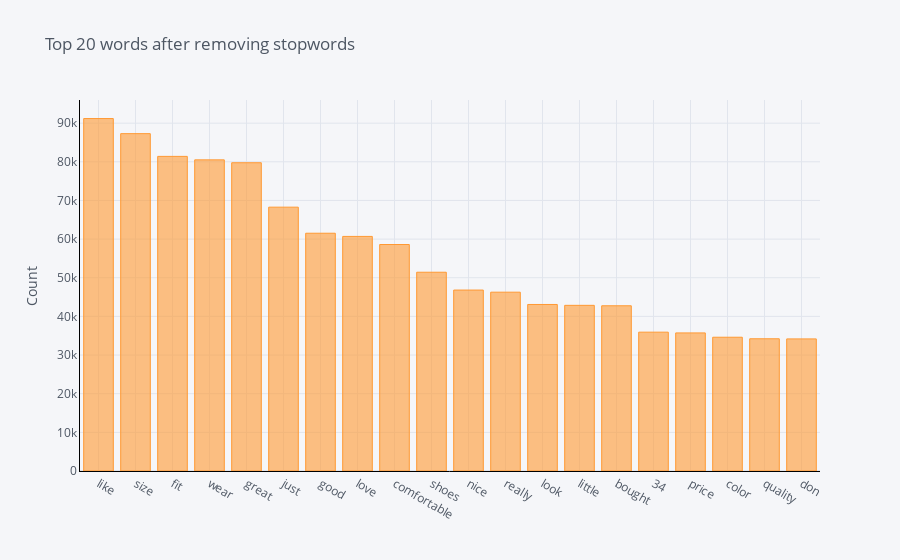

The code cell stored with this chart in its notebook:
### Code cell
# plot most frequent words after removing stopwords
plot_ngram_histogram_word_frequency(reviews_data['reviewText'], title="Top 20 words after removing stopwords", remove_stopwords=True,
                             n=20)

### Figure 1 — Plotly figure (JSON) as saved in the notebook; plotly's stock layout.template omitted (floating-point values rounded to 4 significant figures)
{"data": [{"marker": {"color": "rgba(255, 153, 51, 0.6)", "line": {"color": "rgba(255, 153, 51, 1.0)", "width": 1}}, "name": "frequency", "orientation": "v", "text": "", "type": "bar", "x": ["like", "size", "fit", "wear", "great", "just", "good", "love", "comfortable", "shoes", "nice", "really", "look", "little", "bought", "34", "price", "color", "quality", "don"], "y": [91193, 87286, 81406, 80505, 79760, 68264, 61522, 60695, 58603, 51433, 46816, 46267, 43087, 42864, 42751, 35923, 35726, 34614, 34213, 34180]}], "layout": {"legend": {"bgcolor": "#F5F6F9", "font": {"color": "#4D5663"}}, "paper_bgcolor": "#F5F6F9", "plot_bgcolor": "#F5F6F9", "title": {"font": {"color": "#4D5663"}, "text": "Top 20 words after removing stopwords"}, "xaxis": {"gridcolor": "#E1E5ED", "linecolor": "black", "showgrid": true, "tickfont": {"color": "#4D5663"}, "title": {"font": {"color": "#4D5663"}, "text": ""}, "zerolinecolor": "#E1E5ED"}, "yaxis": {"gridcolor": "#E1E5ED", "linecolor": "black", "showgrid": true, "tickfont": {"color": "#4D5663"}, "title": {"font": {"color": "#4D5663"}, "text": "Count"}, "zerolinecolor": "#E1E5ED"}}}
